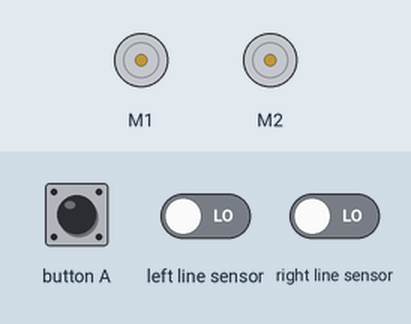
Recording of a program running on a simulated BBC micro:bit (MakeCode). Parts: 2 × DC motor (green arrow = forward, orange = backward, longer = faster). The inputs (shaded band) are chosen by the test bench; at power-on: left line sensor LOW, right line sensor LOW.

Above: at 1.2 s.
1.3 s: button A pressed for 0.15 s
At 2.6 s:
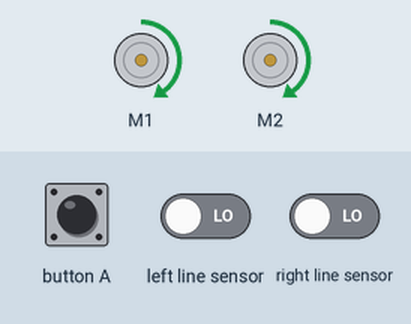
2.9 s: left line sensor driven HIGH
At 3.7 s:
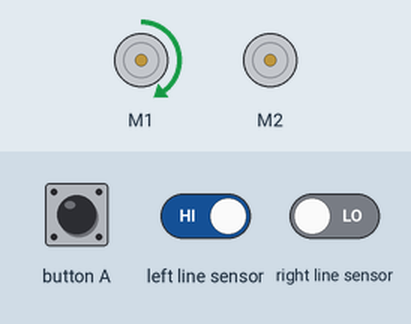
4.4 s: right line sensor driven HIGH
At 5.1 s:
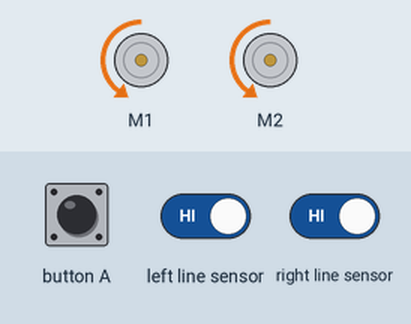
5.9 s: left line sensor driven LOW
At 6.3 s:
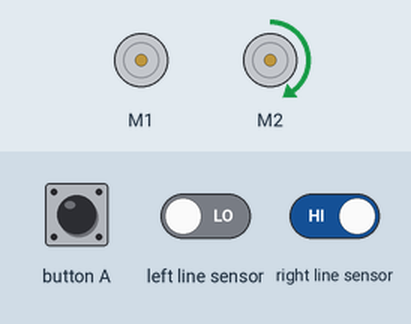
7.4 s: right line sensor driven LOW
At 8.3 s:
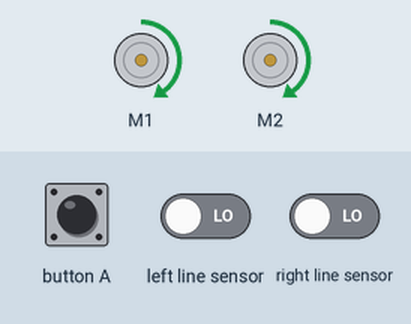
Timing chart, 0 to 9.9 s (numbered marks = the images above; inputs shaded):
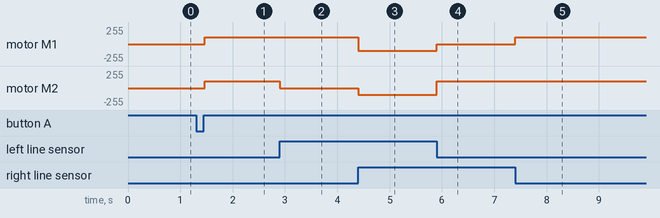

The program:

main.ts
```typescript
function 左轉 () {
    maqueen.motorRun(maqueen.Motors.M1, maqueen.Dir.CW, 0)
    maqueen.motorRun(maqueen.Motors.M2, maqueen.Dir.CW, 100)
}
function 右轉 () {
    maqueen.motorRun(maqueen.Motors.M1, maqueen.Dir.CW, 100)
    maqueen.motorRun(maqueen.Motors.M2, maqueen.Dir.CW, 0)
}
input.onButtonPressed(Button.A, function () {
    while (true) {
        if (maqueen.readPatrol(maqueen.Patrol.PatrolLeft) == 0 && maqueen.readPatrol(maqueen.Patrol.PatrolRight) == 0) {
            前進()
        } else if (maqueen.readPatrol(maqueen.Patrol.PatrolLeft) == 0 && maqueen.readPatrol(maqueen.Patrol.PatrolRight) == 1) {
            左轉()
        } else if (maqueen.readPatrol(maqueen.Patrol.PatrolLeft) == 1 && maqueen.readPatrol(maqueen.Patrol.PatrolRight) == 0) {
            右轉()
        } else {
            後退()
        }
    }
})
function 後退 () {
    maqueen.motorRun(maqueen.Motors.All, maqueen.Dir.CCW, 100)
}
function 前進 () {
    maqueen.motorRun(maqueen.Motors.All, maqueen.Dir.CW, 100)
}
basic.forever(function () {

})
```

test.ts
```typescript
// 在這裡測試；當此封包作為擴充功能時，將不會編譯此內容。
```

Measured:
- after the input at 1.3 s, motor M1, motor M2: stopped → forward 100/255 after 0.17 s
- after the input at 2.9 s, motor M2: forward 100/255 → stopped at once
- after the input at 4.4 s, motor M1: forward 100/255 → backward 100/255 at once; motor M2: stopped → backward 100/255 at once
- after the input at 5.9 s, motor M1: backward 100/255 → stopped at once; motor M2: backward 100/255 → forward 100/255 at once
- after the input at 7.4 s, motor M1: stopped → forward 100/255 at once
